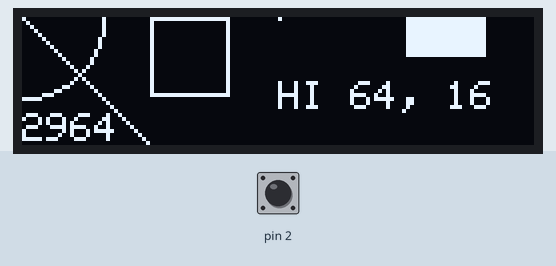
Recording of a sketch running on a simulated Arduino Uno, built with avr-gcc and run on an emulated ATmega328P. On the bench: 128×32 one-colour display. The inputs (shaded band) are chosen by the test bench; at power-on: pin 2 HIGH.

Above: at 3.2 s.
3.3 s: pin 2 pulled LOW for 0.15 s
At 3.75 s:
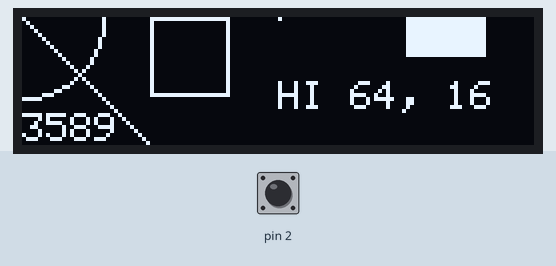
4.0 s: pin 2 pulled LOW for 1 s
At 4.36 s:
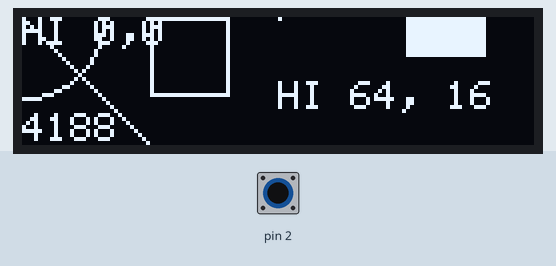
5.6 s: pin 2 pulled LOW for 0.15 s
At 6.2 s:
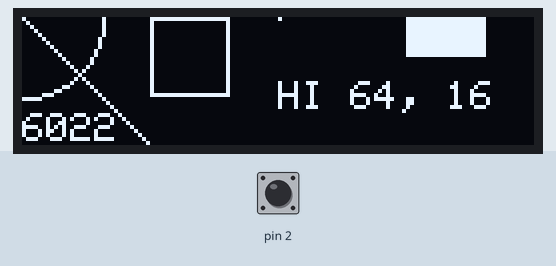
6.3 s: pin 2 pulled LOW for 1 s
At 6.51 s:
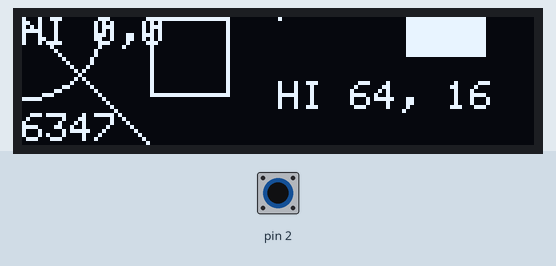
Timing chart, 0 to 8.9 s (numbered marks = the images above; inputs shaded):
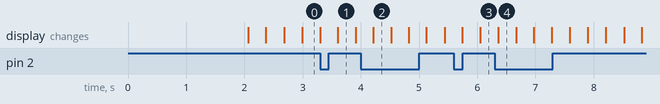

The sketch:

OLED.ino
```cpp
/*

INSTRALL FORM IDE LIBRARY MANAGER
- Adafruit IO
- Adafruit GFX
- Adafruit SSD1306

*/

#include <Adafruit_GFX.h>
#include <Adafruit_SSD1306.h>
#include <SPI.h>
#include <Wire.h>

Adafruit_SSD1306 oled = Adafruit_SSD1306(128, 32, &Wire);

void setup() {
  pinMode(2, INPUT_PULLUP);

  oled.begin(0x3C); // Address 0x3C for 128x32

  oled.clearDisplay();

  oled.setCursor(0, 0);

  oled.setTextColor(SSD1306_WHITE);
  oled.setTextSize(1);
  oled.print("text 1");

  oled.setTextSize(2);
  oled.println("text 2");

  oled.setTextSize(3);
  oled.println("text 3");

  oled.setTextSize(1);
  oled.println("Hello World");

  oled.display();

  delay(2000);
}

int i = 0;
bool flip = false;

void loop() {
  oled.clearDisplay();
  oled.setCursor(0, 0);

  if (!digitalRead(2)) {
    oled.println("HI 0,0");
  }

  oled.setCursor(64, 16);
  oled.println("HI 64, 16");
  oled.println(millis());

  oled.drawLine(0, 0, 32, 32, SSD1306_WHITE);

  oled.drawCircle(0, 0, 20, SSD1306_WHITE);
  oled.drawRect(32, 0, 20, 20, SSD1306_WHITE);

  oled.fillCircle(64, 0, i, SSD1306_WHITE);
  oled.fillRect(96, 0, 20, 10, SSD1306_WHITE);

  oled.display();
  delay(10);
}
```
